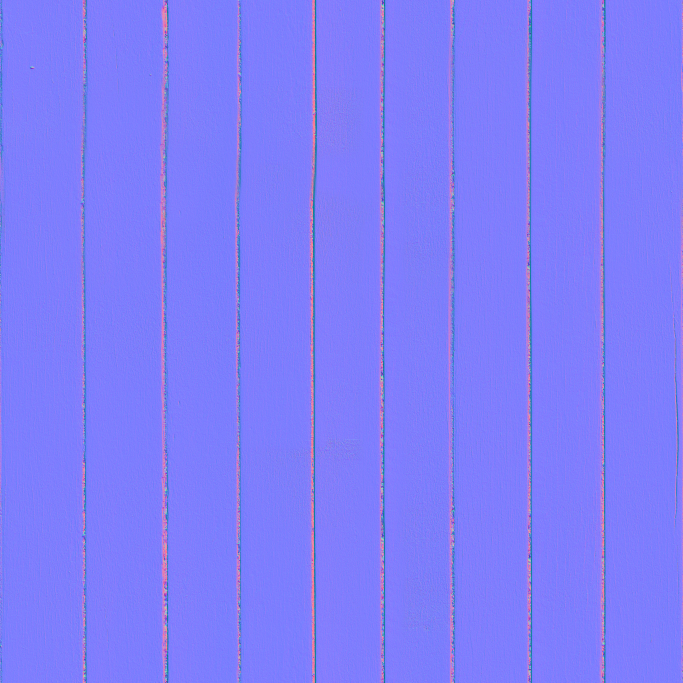
#> input picture assets/brown_planks_03_nor_gl_2k.jpg, 2048 x 2048 px (shown at 1/3 size)
$ python sheet.py ../../../assets/brown_planks_03_diff_2k.jpg out.png ../../../assets/brown_planks_03_nor_gl_2k.jpg
#> lines starting #> are read from the running program, lines starting #| are printed output that depends on the picture
import sys, glob
from PIL import Image, ImageDraw, ImageFont
files = sorted(glob.glob(sys.argv[1] + '/t*.png')) if len(sys.argv) < 4 else sys.argv[3:]
out = sys.argv[2]; W, H, cols = 640, 360, 3
rows = (len(files) + cols - 1)//cols
sheet = Image.new('RGB', (W*cols, H*rows), 'black'); d = ImageDraw.Draw(sheet)
#> after `sheet = Image.new('RGB', (W * cols, H * rows), 'black')`: sheet: PIL image 1920x360 RGB; every value is 0
f = ImageFont.truetype('/usr/share/fonts/truetype/dejavu/DejaVuSans-Bold.ttf', 22)
for i, p in enumerate(files):
    im = Image.open(p).convert('RGB').resize((W, H)); x, y = (i % cols)*W, (i//cols)*H
#> after `im = Image.open(p).convert('RGB').resize((W, H))`:
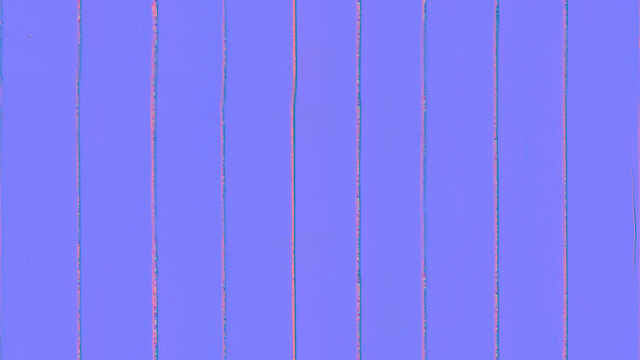
#> im: PIL image 640x360 RGB; mean R, G, B 127.4, 125.8, 249.6
    sheet.paste(im, (x, y)); d.text((x+8, y+6), p.split('/t')[-1][:-4], fill='yellow', font=f)
#> after `sheet.paste(im, (x, y))`:
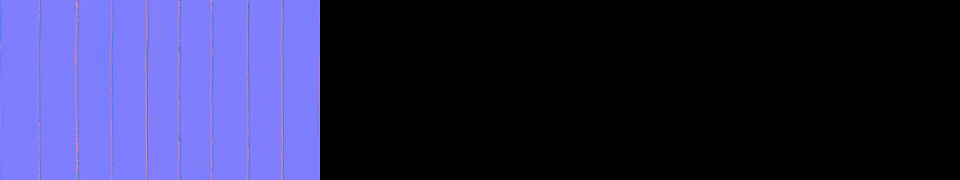
#> sheet: PIL image 1920x360 RGB (shown at 1/2 size); mean R, G, B 42.5, 41.9, 83.2
sheet.save(out)
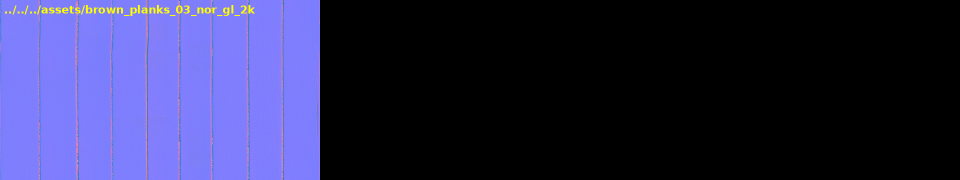
#> saved as out.png: PIL image 1920x360 RGB (shown at 1/2 size); mean R, G, B 43, 42.5, 82.2

$ run again, on assets/snow_02_diff_2k.jpg
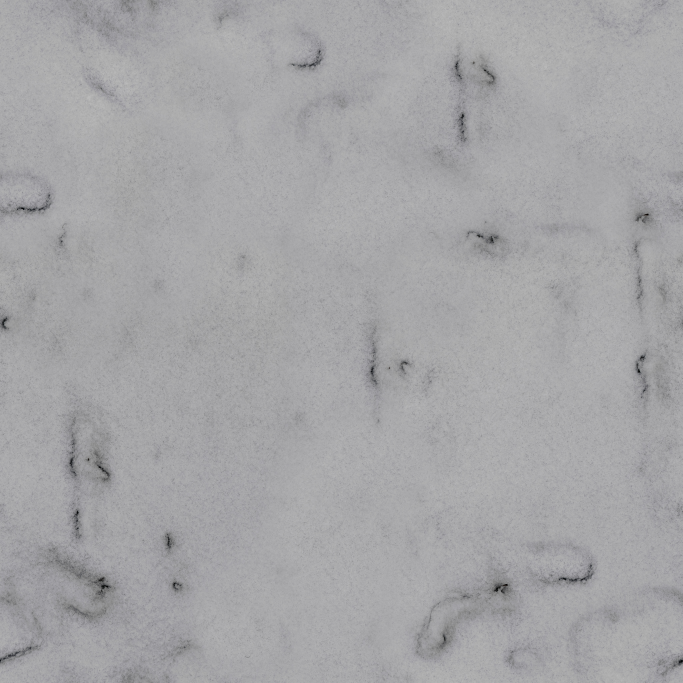
#> input picture assets/snow_02_diff_2k.jpg, 2048 x 2048 px (shown at 1/3 size)
#> `im = Image.open(p).convert('RGB').resize((W, H))`:
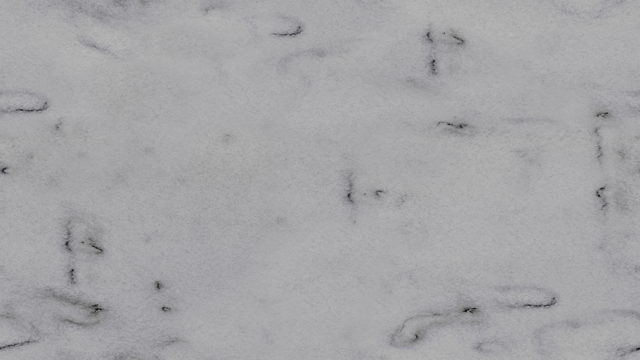
#> im: PIL image 640x360 RGB; mean R, G, B 165.2, 165.1, 167.1
#> `sheet.save(out)`:
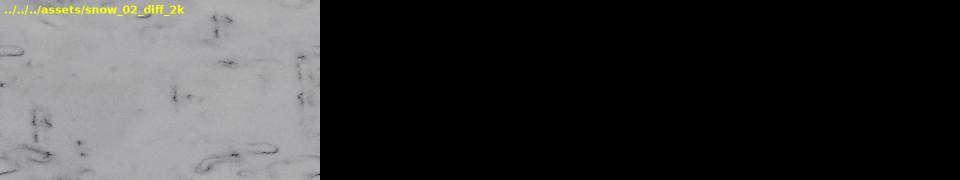
#> saved as out.png: PIL image 1920x360 RGB (shown at 1/2 size); mean R, G, B 55.3, 55.3, 55.2

$ run again, on assets/waternormals.jpg
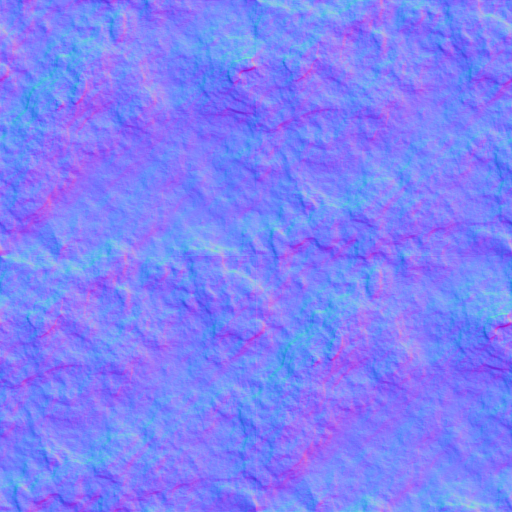
#> input picture assets/waternormals.jpg, 1024 x 1024 px (shown at 1/2 size)
#> `im = Image.open(p).convert('RGB').resize((W, H))`:
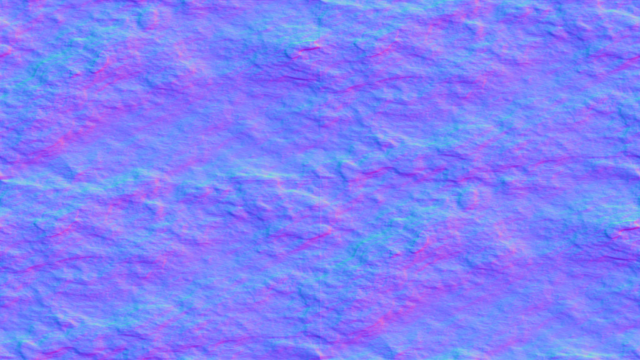
#> im: PIL image 640x360 RGB; mean R, G, B 127, 127, 250.5
#> `sheet.save(out)`:
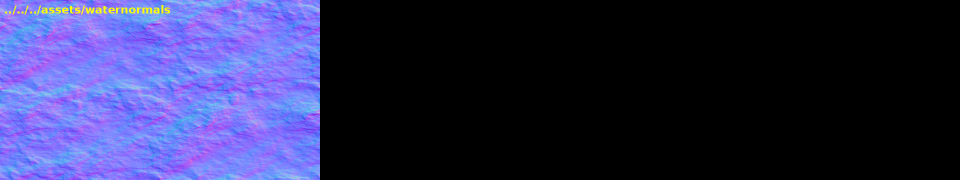
#> saved as out.png: PIL image 1920x360 RGB (shown at 1/2 size); mean R, G, B 42.7, 42.7, 82.8
